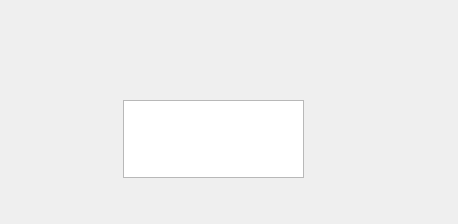
<?xml version="1.0" encoding="UTF-8"?>
<ui version="4.0">
 <class>ErorMessage</class>
 <widget class="QWidget" name="ErorMessage">
  <property name="geometry">
   <rect>
    <x>0</x>
    <y>0</y>
    <width>458</width>
    <height>224</height>
   </rect>
  </property>
  <property name="windowTitle">
   <string>Eror</string>
  </property>
  <widget class="QPlainTextEdit" name="plainTextEdit">
   <property name="geometry">
    <rect>
     <x>123</x>
     <y>100</y>
     <width>181</width>
     <height>78</height>
    </rect>
   </property>
   <property name="readOnly">
    <bool>true</bool>
   </property>
  </widget>
 </widget>
 <resources/>
 <connections/>
</ui>
